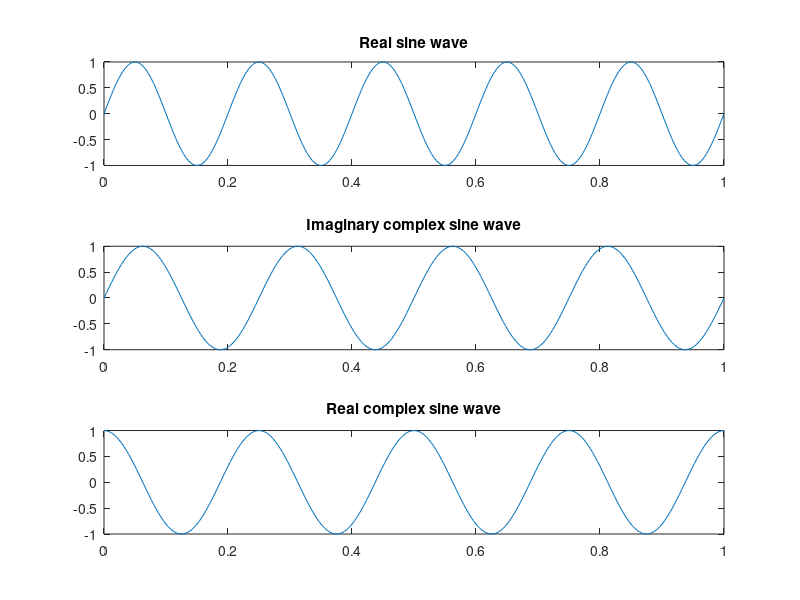
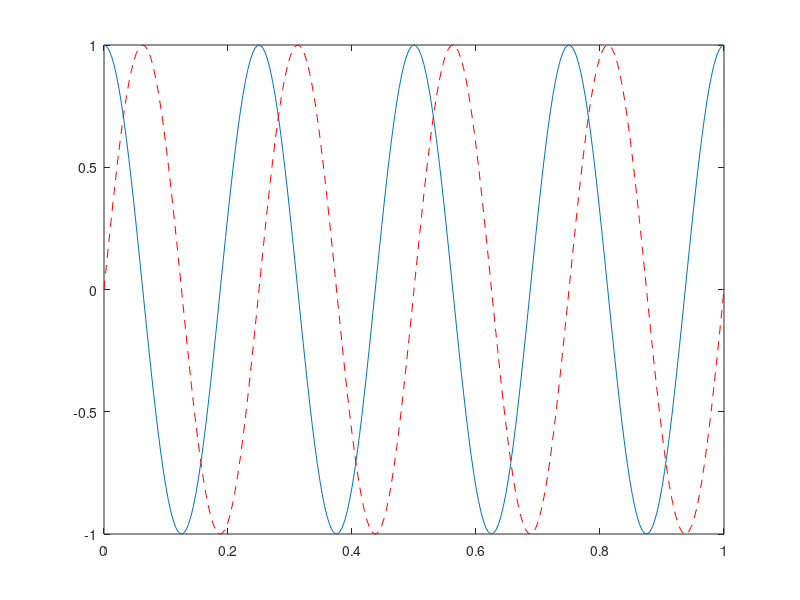
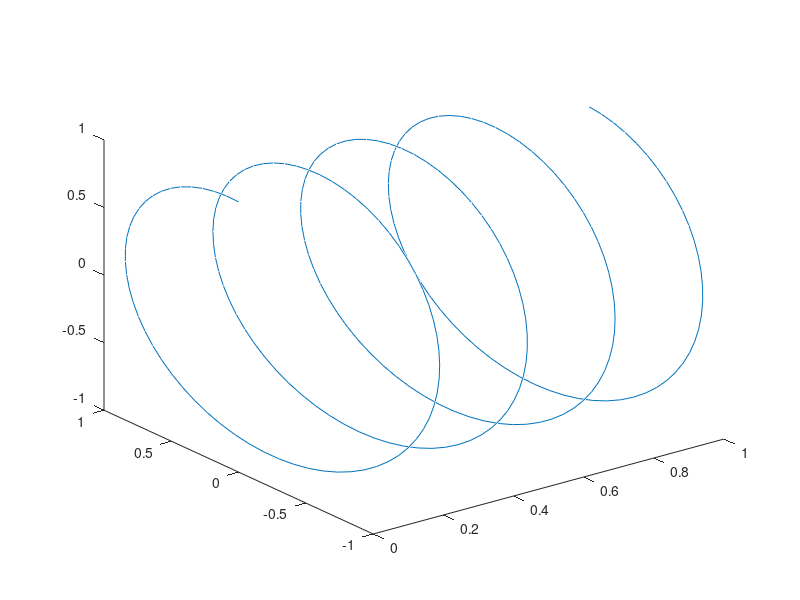
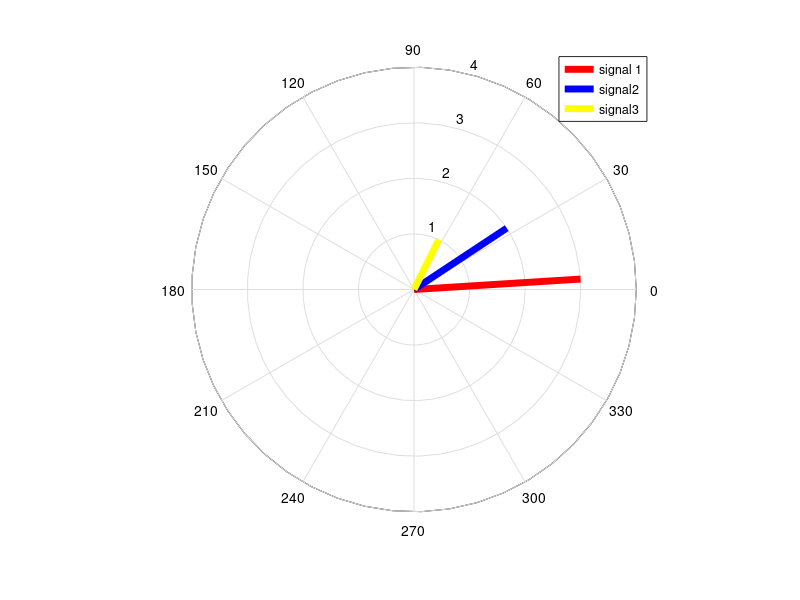

The MATLAB source for these figures, in order:
srate = 250;
time = 0:1/srate:1;
Freq = 5;

real_sin = sin(2*pi*Freq*time);
complex_sin = exp(1i*2*pi*(Freq-1).*time);

figure(1); clf

subplot(311);
plot(time, real_sin)
title("Real sine wave")

subplot(312);
plot(time, imag(complex_sin))
title("Imaginary complex sine wave") % Sine component

subplot(313);
plot(time, real(complex_sin))
title("Real complex sine wave") %phase shifted (cosine component)

figure(2); clf
plot(time, real(complex_sin))
hold on
plot(time, imag(complex_sin), 'r--')

figure(3); clf
plot3(time, imag(complex_sin), real(complex_sin));

%% How real and imaginary part could unravel amplitude and phase

% you can not extract phase from one point. but with complex sinewaves you
% can easily find the phase by finding tha angle between real and imaginary
% part and abs of both

A1 = 3 * cos(2*pi*Freq*time + 0);
A2 = 2 * cos(2*pi*Freq*time + pi/6);
A3 = 1 * cos(2*pi*Freq*time + pi/3);

fCoef1 = fft(A1)/length(time);
fCoef2 = fft(A2)/length(time);
fCoef3 = fft(A3)/length(time);

hz = linspace(0,srate/2,floor(length(time)/2) + 1);
hz6 = dsearchn(hz',Freq);

figure;
h(1) = polar([0 angle(fCoef1(hz6))], [0 2*abs(fCoef1(hz6))], 'r');
hold on
h(2) = polar([0 angle(fCoef2(hz6))], [0 2*abs(fCoef2(hz6))], 'b');
h(3) = polar([0 angle(fCoef3(hz6))], [0 2*abs(fCoef3(hz6))], 'y');
set(h, 'linewidth', 5);
legend({'signal 1'; 'signal2';'signal3'})



